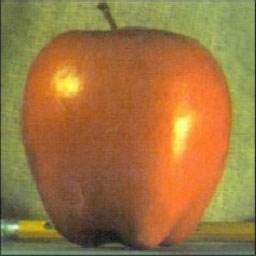
#> input picture resources/apple.jpg, 256 x 256 px
$ python find_contour.py
#> lines starting #> are read from the running program, lines starting #| are printed output that depends on the picture; after the words box and inside, x2 and y2 are one past the last pixel; in counts of white or black regions, pixels touching at a corner belong together
import cv2
import numpy

fileName = './resources/apple.jpg'
img = cv2.imread(fileName)
#> img is the input picture: shape (256, 256, 3); mean B, G, R 63.7, 117.5, 157.4

cv2.imshow('orig', img)

cv2.waitKey(0)
cv2.destroyAllWindows()
imggray = cv2.cvtColor(img, cv2.COLOR_BGR2GRAY)
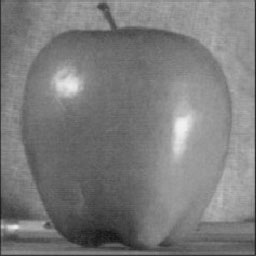
#> imggray: shape (256, 256); min 20, max 241, mean 123.3

cv2.imshow('gray', imggray)
cv2.waitKey(0)
cv2.destroyAllWindows()


ret, thresh = cv2.threshold(imggray, 120, 255, 0)
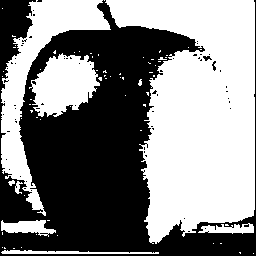
#> thresh: shape (256, 256); 52.4% white; 65 black regions (62 under 20 px)

cv2.imshow('gray', thresh)
cv2.waitKey(0)
cv2.destroyAllWindows()

contours, hierachy = cv2.findContours(thresh, cv2.RETR_TREE, cv2.CHAIN_APPROX_SIMPLE)
#> contours = 143 contours, 134 with area under 20; largest, box (x1, y1, x2, y2) and area: (105, 0, 255, 244) 23488, (1, 0, 111, 216) 5629, (29, 53, 100, 117) 2826, (1, 220, 56, 237) 484, (198, 223, 254, 234) 316

cv2.drawContours(img, contours, -1, (0, 255, 0), 3)
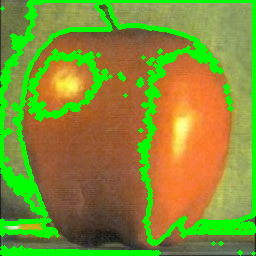
#> img: shape (256, 256, 3); 19.63% of pixels changed, all inside (x1, y1, x2, y2) = (0, 0, 256, 256)

cv2.imshow('contour', img)
while True:
    k = cv2.waitKey(30) & 0xFF
#> (key Esc is pressed here)
    if k == 27:
        break
cv2.destroyAllWindows()

$ run again, with resources/bilateral_ex.jpg copied over resources/apple.jpg
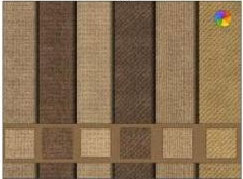
#> input picture resources/bilateral_ex.jpg, 243 x 179 px
#> img is the input picture: shape (179, 243, 3); mean B, G, R 82.5, 110.7, 135.5
#> `ret, thresh = cv2.threshold(imggray, 120, 255, 0)`:
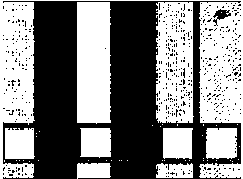
#> thresh: shape (179, 243); 51.6% white; 524 black regions (522 under 20 px)
#> contours = 602 contours, 589 with area under 20; largest, box (x1, y1, x2, y2) and area: (0, 0, 243, 179) 10072, (156, 2, 194, 123) 4167, (77, 2, 111, 124) 3864, (206, 128, 237, 159) 860, (163, 128, 193, 159) 821
#> `cv2.drawContours(img, contours, -1, (0, 255, 0), 3)`:
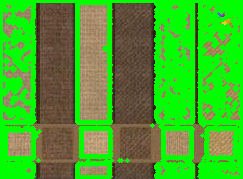
#> img: shape (179, 243, 3); mean B, G, R 40.4, 167.8, 68.2
